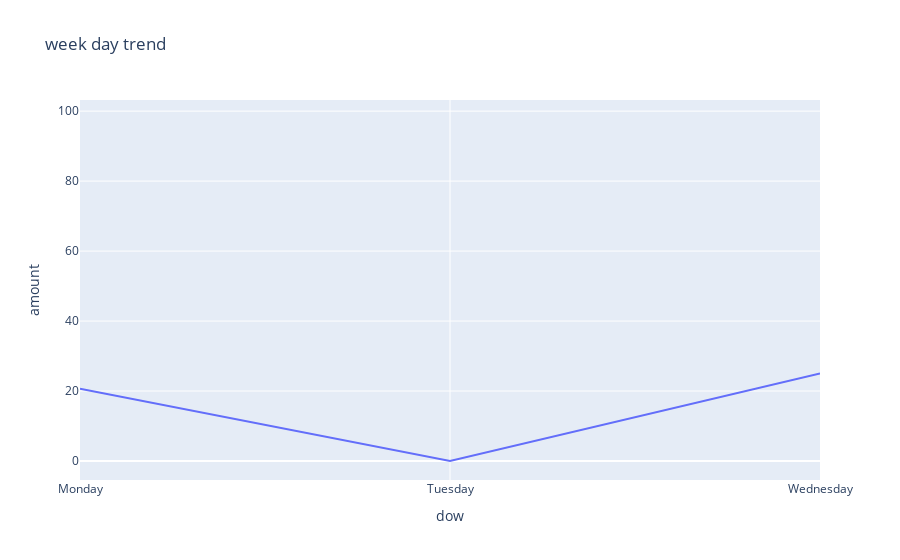

The notebook cell saved with this chart:
### Markdown cell above
### Question 2: How does revenue trend over time (monthly)?

Identifying monthly trends helps understand seasonality and business growth patterns.

### Code cell
amount_by_weekday = df.groupby("dow", dropna=False)["amount"].sum().reset_index()
print(amount_by_weekday)

fig = time_line(amount_by_weekday, "dow", "amount", "week day trend")
save_fig(fig, figs_path / "amount_trend_weekday.png")
fig

### Figure 1 — Plotly figure (JSON) as saved in the notebook; plotly's stock layout.template omitted (floating-point values rounded to 4 significant figures)
{"data": [{"hovertemplate": "dow=%{x}<br>amount=%{y}<extra></extra>", "legendgroup": "", "line": {"color": "#636efa", "dash": "solid"}, "marker": {"symbol": "circle"}, "mode": "lines", "name": "", "orientation": "v", "showlegend": false, "type": "scatter", "x": ["Monday", "Tuesday", "Wednesday", null], "xaxis": "x", "y": [20.63, 0.0, 25.0, 97.75], "yaxis": "y"}], "layout": {"legend": {"tracegroupgap": 0}, "title": {"text": "week day trend"}, "xaxis": {"anchor": "y", "domain": [0, 1], "title": {"text": "dow"}}, "yaxis": {"anchor": "x", "domain": [0, 1], "title": {"text": "amount"}}}}
